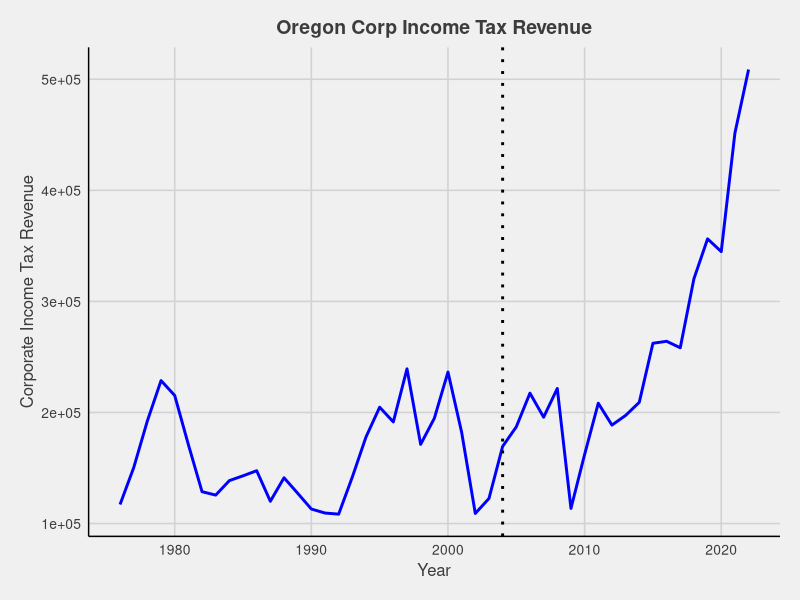
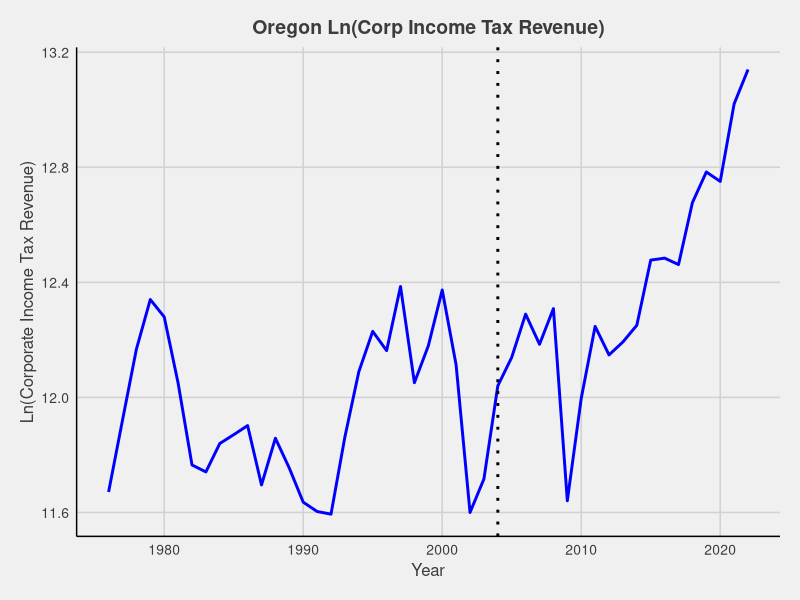
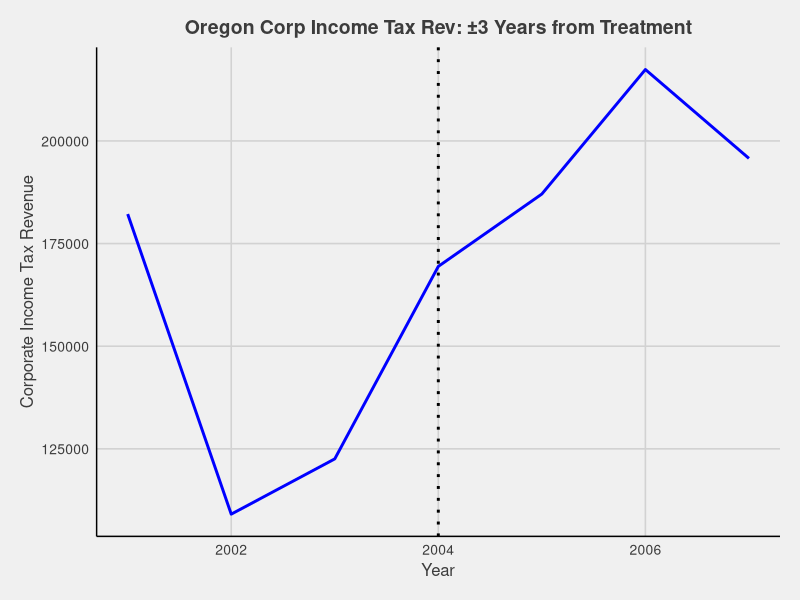
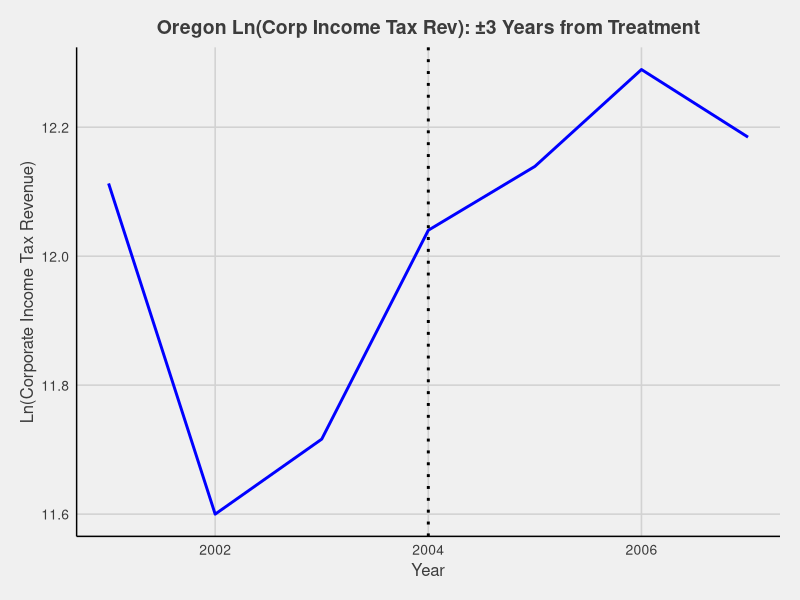
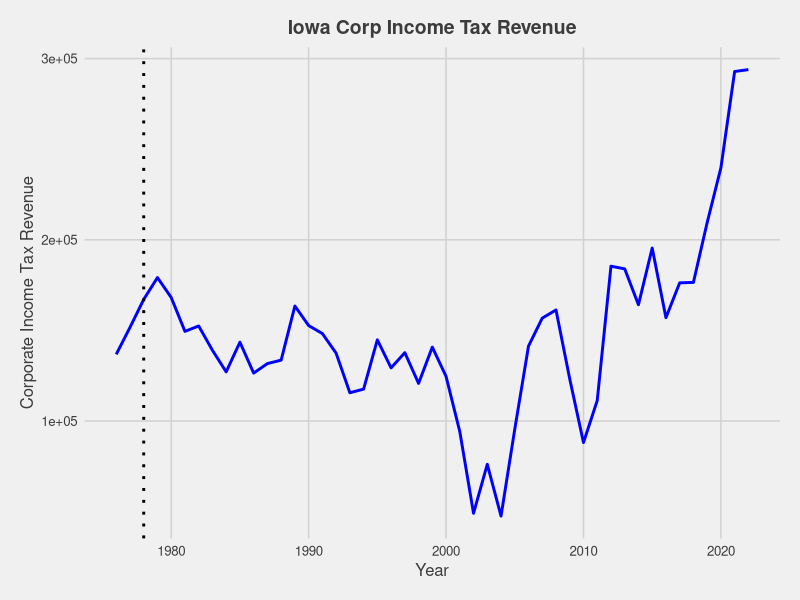
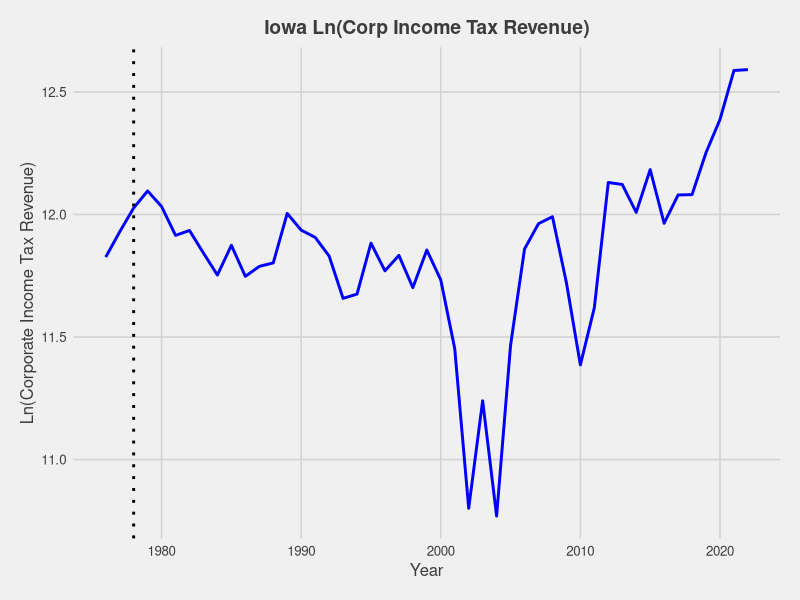
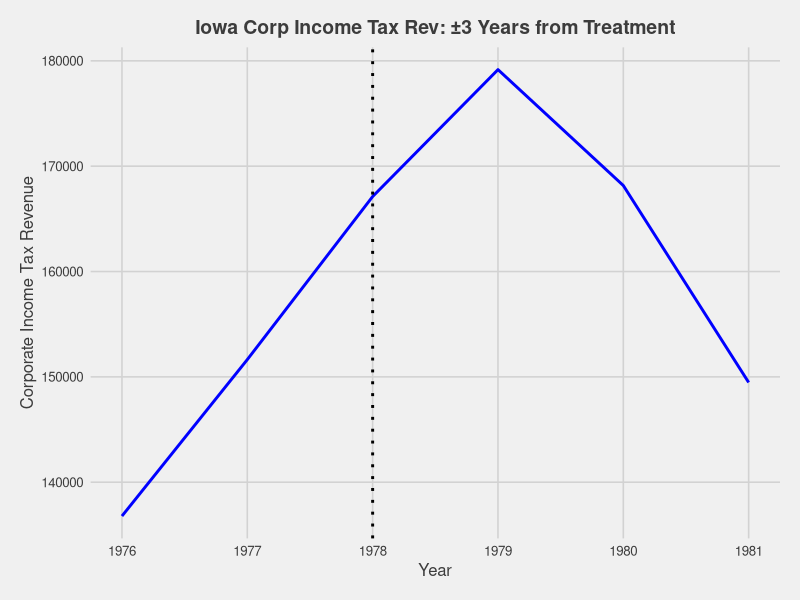
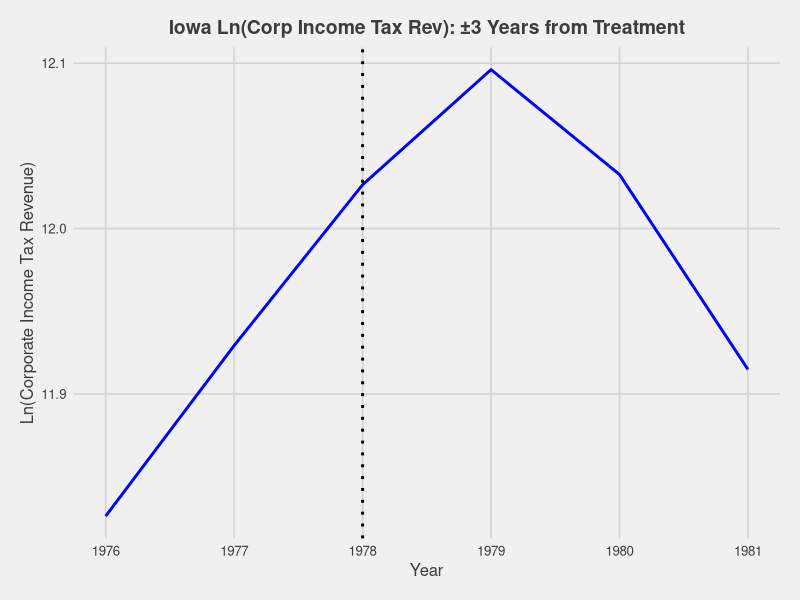

Write the R code that produced these figures, in order. (Note: this script raises an error after producing the figures.)
# 7.1 Descriptive Plots
#Trying to establish Correlations
# Examine via plots four main outcomes: 
# a. Corporate Tax Revenue
# b. Non-corporate tax revenue
# c. tax rates
# d. Proxy Corporate Income.

# Plot it for the individual state, log and un log it with vertical line for treatment

#load packages
library(tidyr)
library(dplyr)
library(tidyverse)
library(lmtest)
library(ggplot2)
library(ggthemes)

# set seed
set.seed(26)
#JMP Directory
setwd("~/Documents/GitHub/ST-Apportionment/job_market_data")

#load data
data <- read.csv("real_log_nci.csv")

#want to create this plot for each state, so will create a loop
#Create base dataframe that has real_cit
filt_data <-data %>%
  select(State_Acronym,year,year_effective,State_Name,real_cit,logRealCitRev,Post)

#Create State Dataframes
#create result list to store dataframe
result_list <- list()
# Make a copy of the original dataframe to work with
original_df <- filt_data
#counter variable, so as loop progresses, drops first state
counter <- 1

#Just trying to create a state specific dataframe for each state
while (TRUE) {
  #Reset to original each start
  df <-filt_data
  # Arrange by year_effective and select the first state for treatment
  df <- df %>% arrange(year_effective)
  #counter variable for running the loop
  if(df$year_effective[counter] >= 2020) {break}
  treatment_state <- df %>% slice(counter) 
  treatment_year <- treatment_state$year_effective
  treatment_state_name <- treatment_state %>% pull(State_Name)
  
  #Just keep the treatment state
  df <- df %>%
    filter(State_Name == treatment_state_name)
  
  # Store the dataframe for this treatment state
  assign(treatment_state_name, df)
  result_list[[treatment_state_name]] <- df
  # Check if the treatment year is 2022 or greater, break
  if (treatment_year >= 2020) {break}
  #increment counter
  counter <-counter + 1
  #empty dataframe break
  if (nrow(df) == 0) {break}
}


# Example state dataframe (replace with the correct one from result_list)
state_df <- result_list[["Oregon"]]  # Adjust for actual list

# Extract treatment year for the state
treatment_year <- unique(state_df$year_effective)  # Should be a single value

# Generate the plot
plot <- ggplot(state_df, aes(x = year, y = real_cit)) +
  geom_line(color = "blue", linewidth = 1) +  # Line plot
  geom_vline(xintercept = treatment_year, linetype = "dotted", color = "black", linewidth = 1) +  # Vertical dashed line
  labs(
    x = "Year",
    y = "Corporate Income Tax Revenue",
    title = paste(state_df$State_Name[1], "Corp Income Tax Revenue")
  ) +
  theme_fivethirtyeight() +
  theme(
    axis.title.x = element_text(size = 12),
    axis.title.y = element_text(size = 12),
    axis.text.x = element_text(size = 10),
    axis.text.y = element_text(size = 10),
    plot.title = element_text(size = 14, face = "bold", hjust = 0.5),
    axis.line = element_line(linewidth = 0.5, colour = "black")
  )

# Display plot
print(plot)

# Generate the plot
logRealCitRev_plot <- ggplot(state_df, aes(x = year, y = logRealCitRev)) +
  geom_line(color = "blue", linewidth = 1) +  # Line plot
  geom_vline(xintercept = treatment_year, linetype = "dotted", color = "black", linewidth = 1) +  # Vertical dashed line
  labs(
    x = "Year",
    y = "Ln(Corporate Income Tax Revenue)",
    title = paste(state_df$State_Name[1], "Ln(Corp Income Tax Revenue)")
  ) +
  theme_fivethirtyeight() +
  theme(
    axis.title.x = element_text(size = 12),
    axis.title.y = element_text(size = 12),
    axis.text.x = element_text(size = 10),
    axis.text.y = element_text(size = 10),
    plot.title = element_text(size = 14, face = "bold", hjust = 0.5),
    axis.line = element_line(linewidth = 0.5, colour = "black")
  )

plot(logRealCitRev_plot)


# Now just 3 years pre and post
# Extract treatment year for the state
treatment_year <- unique(state_df$year_effective)

# Filter data to keep only (treatment_year - 3) to (treatment_year + 3)
state_df_filtered <- state_df %>%
  filter(year >= (treatment_year - 3) & year <= (treatment_year + 3))

# Generate the filtered plot
plot <- ggplot(state_df_filtered, aes(x = year, y = real_cit)) +
  geom_line(color = "blue", linewidth = 1) +  # Line plot
  geom_vline(xintercept = treatment_year, linetype = "dotted", color = "black", linewidth = 1) +  # Vertical dashed line
  labs(
    x = "Year",
    y = "Corporate Income Tax Revenue",
    title = paste(state_df$State_Name[1], "Corp Income Tax Rev: ±3 Years from Treatment")
  ) +
  theme_fivethirtyeight() +
  theme(
    axis.title.x = element_text(size = 12),
    axis.title.y = element_text(size = 12),
    axis.text.x = element_text(size = 10),
    axis.text.y = element_text(size = 10),
    plot.title = element_text(size = 14, face = "bold", hjust = 0.5),
    axis.line = element_line(linewidth = 0.5, colour = "black")
  )

# Display plot
print(plot)


#plot Log 3 year pre and post
# Generate the filtered plot
log_plot3 <- ggplot(state_df_filtered, aes(x = year, y = logRealCitRev)) +
  geom_line(color = "blue", linewidth = 1) +  # Line plot
  geom_vline(xintercept = treatment_year, linetype = "dotted", color = "black", linewidth = 1) +  # Vertical dashed line
  labs(
    x = "Year",
    y = "Ln(Corporate Income Tax Revenue)",
    title = paste(state_df$State_Name[1], "Ln(Corp Income Tax Rev): ±3 Years from Treatment")
  ) +
  theme_fivethirtyeight() +
  theme(
    axis.title.x = element_text(size = 12),
    axis.title.y = element_text(size = 12),
    axis.text.x = element_text(size = 10),
    axis.text.y = element_text(size = 10),
    plot.title = element_text(size = 14, face = "bold", hjust = 0.5),
    axis.line = element_line(linewidth = 0.5, colour = "black")
  )
  
plot(log_plot3)



#__________
# Loop for those 4 plots for each state.

# Create an empty list to store plots
plot_list <- list()

for (state_name in names(result_list)) {
  # Access the dataframe for the current state
  current_df <- result_list[[state_name]]
  
  # Extract treatment year (assumes one per state)
  treatment_year <- unique(current_df$year_effective)
  
  # Add log-transformed Corporate Income Tax Revenue
  current_df <- current_df %>% mutate(logRealCitRev = log(real_cit))
  
  # Filter data for ±3 years from treatment year
  current_df_filtered <- current_df %>%
    filter(year >= (treatment_year - 3) & year <= (treatment_year + 3))
  
  ## ------ PLOT 1: Full Corporate Income Tax Revenue over time ------
  CIT_full <- ggplot(current_df, aes(x = year, y = real_cit)) +
    geom_line(color = "blue", linewidth = 1) +
    geom_vline(xintercept = treatment_year, linetype = "dotted", color = "black", linewidth = 1) +
    labs(
      x = "Year",
      y = "Corporate Income Tax Revenue",
      title = paste(state_name, "Corp Income Tax Revenue")
    ) +
    theme_fivethirtyeight() +
    theme(
      axis.title.x = element_text(size = 12),
      axis.title.y = element_text(size = 12),
      plot.title = element_text(size = 14, face = "bold", hjust = 0.5)
    )
  
  ## ------ PLOT 2: Full Log Corporate Income Tax Revenue over time ------
  LogCIT_full <- ggplot(current_df, aes(x = year, y = logRealCitRev)) +
    geom_line(color = "blue", linewidth = 1) +
    geom_vline(xintercept = treatment_year, linetype = "dotted", color = "black", linewidth = 1) +
    labs(
      x = "Year",
      y = "Ln(Corporate Income Tax Revenue)",
      title = paste(state_name, "Ln(Corp Income Tax Revenue)")
    ) +
    theme_fivethirtyeight() +
    theme(
      axis.title.x = element_text(size = 12),
      axis.title.y = element_text(size = 12),
      plot.title = element_text(size = 14, face = "bold", hjust = 0.5)
    )
  
  ## ------ PLOT 3: ±3 Years from Treatment - Corporate Income Tax Revenue ------
  CIT_3yr <- ggplot(current_df_filtered, aes(x = year, y = real_cit)) +
    geom_line(color = "blue", linewidth = 1) +
    geom_vline(xintercept = treatment_year, linetype = "dotted", color = "black", linewidth = 1) +
    labs(
      x = "Year",
      y = "Corporate Income Tax Revenue",
      title = paste(state_name, "Corp Income Tax Rev: ±3 Years from Treatment")
    ) +
    theme_fivethirtyeight() +
    theme(
      axis.title.x = element_text(size = 12),
      axis.title.y = element_text(size = 12),
      plot.title = element_text(size = 14, face = "bold", hjust = 0.5)
    )
  
  ## ------ PLOT 4: ±3 Years from Treatment - Log Corporate Income Tax Revenue ------
  LogCIT_3yr <- ggplot(current_df_filtered, aes(x = year, y = logRealCitRev)) +
    geom_line(color = "blue", linewidth = 1) +
    geom_vline(xintercept = treatment_year, linetype = "dotted", color = "black", linewidth = 1) +
    labs(
      x = "Year",
      y = "Ln(Corporate Income Tax Revenue)",
      title = paste(state_name, "Ln(Corp Income Tax Rev): ±3 Years from Treatment")
    ) +
    theme_fivethirtyeight() +
    theme(
      axis.title.x = element_text(size = 12),
      axis.title.y = element_text(size = 12),
      plot.title = element_text(size = 14, face = "bold", hjust = 0.5)
    )
  
  # Store plots in a named list under the state key
  plot_list[[state_name]] <- list(
    "CIT_full" = CIT_full,
    "LogCIT_full" = LogCIT_full,
    "CIT_3yr" = CIT_3yr,
    "LogCIT_3yr" = LogCIT_3yr
  )
  
  ggsave(filename = paste0(state_name, "_real_CIT_full.png"), plot = CIT_full, width = 6.5, height = 3.75)
  ggsave(filename = paste0(state_name, "_real_LogCIT_full.png"), plot = LogCIT_full, width = 6.5, height = 3.75)
  ggsave(filename = paste0(state_name, "_real_CIT_3yr.png"), plot = CIT_3yr, width = 6.5, height = 3.75)
  ggsave(filename = paste0(state_name, "_real_LogCIT_3yr.png"), plot = LogCIT_3yr, width = 6.5, height = 3.75)
  
}

# Example: Display plots for a specific state (e.g., "Oregon")
print(plot_list[["Oregon"]][["CIT_full"]])  # Full CIT plot for Oregon
print(plot_list[["Oregon"]][["LogCIT_full"]])  # Full Log CIT plot for Oregon
print(plot_list[["Oregon"]][["CIT_3yr"]])  # ±3 Year CIT plot for Oregon
print(plot_list[["Oregon"]][["LogCIT_3yr"]])  # ±3 Year Log CIT plot for Oregon



# Non-corporate tax Revenue
NC_data <- data %>%
  mutate(NCTR = TOTLTAX - CORPINCTX) %>%
  mutate(real_NCTR = (NCTR / CPI_def) * 100) %>%
  mutate(log_RNCTR = log(real_NCTR))


# Filter data
#want to create this plot for each state, so will create a loop
#Create base dataframe that has real_cit
filt_data <-NC_data %>%
  select(State_Acronym,year,year_effective,State_Name,real_NCTR,log_RNCTR,Post)

#Create State Dataframes
#create result list to store dataframe
result_list <- list()
# Make a copy of the original dataframe to work with
original_df <- filt_data
#counter variable, so as loop progresses, drops first state
counter <- 1

#Just trying to create a state specific dataframe for each state
while (TRUE) {
  #Reset to original each start
  df <-filt_data
  # Arrange by year_effective and select the first state for treatment
  df <- df %>% arrange(year_effective)
  #counter variable for running the loop
  if(df$year_effective[counter] >= 2020) {break}
  treatment_state <- df %>% slice(counter) 
  treatment_year <- treatment_state$year_effective
  treatment_state_name <- treatment_state %>% pull(State_Name)
  
  #Just keep the treatment state
  df <- df %>%
    filter(State_Name == treatment_state_name)
  
  # Store the dataframe for this treatment state
  assign(treatment_state_name, df)
  result_list[[treatment_state_name]] <- df
  # Check if the treatment year is 2022 or greater, break
  if (treatment_year >= 2020) {break}
  #increment counter
  counter <-counter + 1
  #empty dataframe break
  if (nrow(df) == 0) {break}
}


### Loop to produce plots for Non corporate Revenue


# Create an empty list to store plots for Real Non-Corporate Tax Revenue
real_NCTR_plots <- list()

for (state_name in names(result_list)) {
  # Access the dataframe for the current state
  current_df <- result_list[[state_name]]
  
  # Extract treatment year (assumes one per state)
  treatment_year <- unique(current_df$year_effective)
  
  # Ensure log transformation does not include negative/zero values
  current_df <- current_df %>%
    mutate(log_RNCTR = ifelse(real_NCTR > 0, log(real_NCTR), NA))
  
  # Filter data for ±3 years from treatment year
  current_df_filtered <- current_df %>%
    filter(year >= (treatment_year - 3) & year <= (treatment_year + 3))
  
  ## ------ PLOT 1: Full Real Non-Corporate Tax Revenue over time ------
  real_NCTR_full <- ggplot(current_df, aes(x = year, y = real_NCTR)) +
    geom_line(color = "blue", linewidth = 1) +
    geom_vline(xintercept = treatment_year, linetype = "dotted", color = "black", linewidth = 1) +
    labs(
      x = "Year",
      y = "Real Non-Corp Tax Revenue",
      title = paste(state_name, "Real Non-Corp Tax Revenue")
    ) +
    theme_fivethirtyeight() +
    theme(
      axis.title.x = element_text(size = 12),
      axis.title.y = element_text(size = 12),
      plot.title = element_text(size = 14, face = "bold", hjust = 0.5)
    )
  
  ## ------ PLOT 2: Full Log Real Non-Corporate Tax Revenue over time ------
  log_real_NCTR_full <- ggplot(current_df, aes(x = year, y = log_RNCTR)) +
    geom_line(color = "blue", linewidth = 1) +
    geom_vline(xintercept = treatment_year, linetype = "dotted", color = "black", linewidth = 1) +
    labs(
      x = "Year",
      y = "Ln(Real Non-Corp Tax Revenue)",
      title = paste(state_name, "Ln(Real Non-Corp Tax Revenue)")
    ) +
    theme_fivethirtyeight() +
    theme(
      axis.title.x = element_text(size = 12),
      axis.title.y = element_text(size = 12),
      plot.title = element_text(size = 14, face = "bold", hjust = 0.5)
    )
  
  ## ------ PLOT 3: ±3 Years from Treatment - Real Non-Corporate Tax Revenue ------
  real_NCTR_3yr <- ggplot(current_df_filtered, aes(x = year, y = real_NCTR)) +
    geom_line(color = "blue", linewidth = 1) +
    geom_vline(xintercept = treatment_year, linetype = "dotted", color = "black", linewidth = 1) +
    labs(
      x = "Year",
      y = "Real Non-Corp Tax Revenue",
      title = paste(state_name, "Real Non-Corp Tax Rev: ±3 Years from Treatment")
    ) +
    theme_fivethirtyeight() +
    theme(
      axis.title.x = element_text(size = 12),
      axis.title.y = element_text(size = 12),
      plot.title = element_text(size = 14, face = "bold", hjust = 0.5)
    )
  
  ## ------ PLOT 4: ±3 Years from Treatment - Log Real Non-Corporate Tax Revenue ------
  log_real_NCTR_3yr <- ggplot(current_df_filtered, aes(x = year, y = log_RNCTR)) +
    geom_line(color = "blue", linewidth = 1) +
    geom_vline(xintercept = treatment_year, linetype = "dotted", color = "black", linewidth = 1) +
    labs(
      x = "Year",
      y = "Ln(Real Non-Corp Tax Revenue)",
      title = paste(state_name, "Ln(Real Non-Corp Tax Rev): ±3 Years from Treatment")
    ) +
    theme_fivethirtyeight() +
    theme(
      axis.title.x = element_text(size = 12),
      axis.title.y = element_text(size = 12),
      plot.title = element_text(size = 14, face = "bold", hjust = 0.5)
    )
  
  # Store plots in a named list under the state key
  real_NCTR_plots[[state_name]] <- list(
    "RealNCTR_full" = real_NCTR_full,
    "LogRealNCTR_full" = log_real_NCTR_full,
    "RealNCTR_3yr" = real_NCTR_3yr,
    "LogRealNCTR_3yr" = log_real_NCTR_3yr
  )

  ggsave(filename = paste0(state_name, "_RealNCTR_full.png"), plot = real_NCTR_full, width = 6.5, height = 3.75)
  ggsave(filename = paste0(state_name, "_LogRealNCTR_full.png"), plot = log_real_NCTR_full, width = 6.5, height = 3.75)
  ggsave(filename = paste0(state_name, "_RealNCTR_3yr.png"), plot = real_NCTR_3yr, width = 6.5, height = 3.75)
  ggsave(filename = paste0(state_name, "_LogRealNCTR_3yr.png"), plot = log_real_NCTR_3yr, width = 6.5, height = 3.75)
  
}


### Part 3 Plot Tax Rates by State- over full time period and pre/post 3 years
#Create base dataframe that has real_cit
filt_data <-data %>%
  select(State_Acronym,year,year_effective,State_Name,rates,Post)

#Create State Dataframes
#create result list to store dataframe
result_list <- list()
# Make a copy of the original dataframe to work with
original_df <- filt_data
#counter variable, so as loop progresses, drops first state
counter <- 1

#Just trying to create a state specific dataframe for each state
while (TRUE) {
  #Reset to original each start
  df <-filt_data
  # Arrange by year_effective and select the first state for treatment
  df <- df %>% arrange(year_effective)
  #counter variable for running the loop
  if(df$year_effective[counter] >= 2020) {break}
  treatment_state <- df %>% slice(counter) 
  treatment_year <- treatment_state$year_effective
  treatment_state_name <- treatment_state %>% pull(State_Name)
  
  #Just keep the treatment state
  df <- df %>%
    filter(State_Name == treatment_state_name)
  
  # Store the dataframe for this treatment state
  assign(treatment_state_name, df)
  result_list[[treatment_state_name]] <- df
  # Check if the treatment year is 2022 or greater, break
  if (treatment_year >= 2020) {break}
  #increment counter
  counter <-counter + 1
  #empty dataframe break
  if (nrow(df) == 0) {break}
}

##Loop for rates only includes over time and pre/post 3 years

# Create an empty list to store Tax Rates plots
tax_rate_plots <- list()

for (state_name in names(result_list)) {
  # Access the dataframe for the current state
  current_df <- result_list[[state_name]]
  
  # Extract treatment year (assumes one per state)
  treatment_year <- unique(current_df$year_effective)
  
  # Filter data for ±3 years from treatment year
  current_df_filtered <- current_df %>%
    filter(year >= (treatment_year - 3) & year <= (treatment_year + 3))
  
  ## ------ PLOT 1: Full Tax Rates over time ------
  TaxRates_full <- ggplot(current_df, aes(x = year, y = rates)) +
    geom_line(color = "red", linewidth = 1) +
    geom_vline(xintercept = treatment_year, linetype = "dotted", color = "black", linewidth = 1) +
    labs(
      x = "Year",
      y = "Tax Rates",
      title = paste(state_name, "Tax Rates")
    ) +
    theme_fivethirtyeight() +
    theme(
      axis.title.x = element_text(size = 12),
      axis.title.y = element_text(size = 12),
      plot.title = element_text(size = 14, face = "bold", hjust = 0.5)
    )
  
  ## ------ PLOT 2: ±3 Years from Treatment - Tax Rates ------
  TaxRates_3yr <- ggplot(current_df_filtered, aes(x = year, y = rates)) +
    geom_line(color = "red", linewidth = 1) +
    geom_vline(xintercept = treatment_year, linetype = "dotted", color = "black", linewidth = 1) +
    labs(
      x = "Year",
      y = "Tax Rates",
      title = paste(state_name, "Tax Rates: ±3 Years from Treatment")
    ) +
    theme_fivethirtyeight() +
    theme(
      axis.title.x = element_text(size = 12),
      axis.title.y = element_text(size = 12),
      plot.title = element_text(size = 14, face = "bold", hjust = 0.5)
    )
  
  # Store plots in a named list under the state key
  tax_rate_plots[[state_name]] <- list(
    "TaxRates_full" = TaxRates_full,
    "TaxRates_3yr" = TaxRates_3yr
  )
  ggsave(filename = paste0(state_name, "_TaxRates_full.png"), plot = TaxRates_full, width = 6.5, height = 3.75)
  ggsave(filename = paste0(state_name, "_TaxRates_3yr.png"), plot = TaxRates_3yr, width = 6.5, height = 3.75)
  
}

# Example: Display plots for a specific state (e.g., "Oregon")
print(tax_rate_plots[["Oregon"]][["TaxRates_full"]])  # Full Tax Rates plot for Oregon
print(tax_rate_plots[["Oregon"]][["TaxRates_3yr"]])  # ±3 Year Tax Rates plot for Oregon


### Part 4 Plot Proxy Corporate Income over full time period, pre/post, and log
# Filter data
#want to create this plot for each state, so will create a loop
#Create base dataframe that has real_cit
filt_data <-data %>%
  select(State_Acronym,year,year_effective,State_Name,real_ci,real_log_nci,Post)

#Create State Dataframes
#create result list to store dataframe
result_list <- list()
# Make a copy of the original dataframe to work with
original_df <- filt_data
#counter variable, so as loop progresses, drops first state
counter <- 1

#Just trying to create a state specific dataframe for each state
while (TRUE) {
  #Reset to original each start
  df <-filt_data
  # Arrange by year_effective and select the first state for treatment
  df <- df %>% arrange(year_effective)
  #counter variable for running the loop
  if(df$year_effective[counter] >= 2020) {break}
  treatment_state <- df %>% slice(counter) 
  treatment_year <- treatment_state$year_effective
  treatment_state_name <- treatment_state %>% pull(State_Name)
  
  #Just keep the treatment state
  df <- df %>%
    filter(State_Name == treatment_state_name)
  
  # Store the dataframe for this treatment state
  assign(treatment_state_name, df)
  result_list[[treatment_state_name]] <- df
  # Check if the treatment year is 2022 or greater, break
  if (treatment_year >= 2020) {break}
  #increment counter
  counter <-counter + 1
  #empty dataframe break
  if (nrow(df) == 0) {break}
}

# Loop for Proxy Corporate Income

# Create an empty list to store plots for Real Naive Corporate Income
real_NCI_plots <- list()

for (state_name in names(result_list)) {
  # Access the dataframe for the current state
  current_df <- result_list[[state_name]]
  
  # Extract treatment year (assumes one per state)
  treatment_year <- unique(current_df$year_effective)
  
  # Ensure log transformation does not include negative/zero values
  current_df <- current_df %>%
    mutate(real_log_nci = ifelse(real_ci > 0, log(real_ci), NA))
  
  # Filter data for ±3 years from treatment year
  current_df_filtered <- current_df %>%
    filter(year >= (treatment_year - 3) & year <= (treatment_year + 3))
  
  ## ------ PLOT 1: Full Real Naive Corporate Income over time ------
  real_NCI_full <- ggplot(current_df, aes(x = year, y = real_ci)) +
    geom_line(color = "blue", linewidth = 1) +
    geom_vline(xintercept = treatment_year, linetype = "dotted", color = "black", linewidth = 1) +
    labs(
      x = "Year",
      y = "Real Naive Corporate Income",
      title = paste(state_name, "Real Naive Corporate Income")
    ) +
    theme_fivethirtyeight() +
    theme(
      axis.title.x = element_text(size = 12),
      axis.title.y = element_text(size = 12),
      plot.title = element_text(size = 14, face = "bold", hjust = 0.5)
    )
  
  ## ------ PLOT 2: Full Log Real Naive Corporate Income over time ------
  log_real_NCI_full <- ggplot(current_df, aes(x = year, y = real_log_nci)) +
    geom_line(color = "blue", linewidth = 1) +
    geom_vline(xintercept = treatment_year, linetype = "dotted", color = "black", linewidth = 1) +
    labs(
      x = "Year",
      y = "Ln(Real Naive Corporate Income)",
      title = paste(state_name, "Ln(Real Naive Corporate Income)")
    ) +
    theme_fivethirtyeight() +
    theme(
      axis.title.x = element_text(size = 12),
      axis.title.y = element_text(size = 12),
      plot.title = element_text(size = 14, face = "bold", hjust = 0.5)
    )
  
  ## ------ PLOT 3: ±3 Years from Treatment - Real Naive Corporate Income ------
  real_NCI_3yr <- ggplot(current_df_filtered, aes(x = year, y = real_ci)) +
    geom_line(color = "blue", linewidth = 1) +
    geom_vline(xintercept = treatment_year, linetype = "dotted", color = "black", linewidth = 1) +
    labs(
      x = "Year",
      y = "Real Naive Corporate Income",
      title = paste(state_name, "Real Naive Corp Inc: ±3 Years from Treatment")
    ) +
    theme_fivethirtyeight() +
    theme(
      axis.title.x = element_text(size = 12),
      axis.title.y = element_text(size = 12),
      plot.title = element_text(size = 14, face = "bold", hjust = 0.5)
    )
  
  ## ------ PLOT 4: ±3 Years from Treatment - Log Real Naive Corporate Income ------
  log_real_NCI_3yr <- ggplot(current_df_filtered, aes(x = year, y = real_log_nci)) +
    geom_line(color = "blue", linewidth = 1) +
    geom_vline(xintercept = treatment_year, linetype = "dotted", color = "black", linewidth = 1) +
    labs(
      x = "Year",
      y = "Ln(Real Naive Corporate Income)",
      title = paste(state_name, "Ln(Real Naive Corp Inc): ±3 Years from Treatment")
    ) +
    theme_fivethirtyeight() +
    theme(
      axis.title.x = element_text(size = 12),
      axis.title.y = element_text(size = 12),
      plot.title = element_text(size = 14, face = "bold", hjust = 0.5)
    )
  
  # Store plots in a named list under the state key
  real_NCI_plots[[state_name]] <- list(
    "RealNCI_full" = real_NCI_full,
    "LogRealNCI_full" = log_real_NCI_full,
    "RealNCI_3yr" = real_NCI_3yr,
    "LogRealNCI_3yr" = log_real_NCI_3yr
  )
  ggsave(filename = paste0(state_name, "_RealNCI_full.png"), plot = real_NCI_full, width = 6.5, height = 3.75)
  ggsave(filename = paste0(state_name, "_LogRealNCI_full.png"), plot = log_real_NCI_full, width = 6.5, height = 3.75)
  ggsave(filename = paste0(state_name, "_RealNCI_3yr.png"), plot = real_NCI_3yr, width = 6.5, height = 3.75)
  ggsave(filename = paste0(state_name, "_LogRealNCI_3yr.png"), plot = log_real_NCI_3yr, width = 6.5, height = 3.75)
  
}

# Example: Display plots for a specific state (e.g., "Oregon")
print(real_NCI_plots[["Oregon"]][["RealNCI_full"]])  # Full Real Naive Corporate Income plot for Oregon
print(real_NCI_plots[["Oregon"]][["LogRealNCI_full"]])  # Full Log Real Naive Corporate Income plot for Oregon
print(real_NCI_plots[["Oregon"]][["RealNCI_3yr"]])  # ±3 Year Real Naive Corporate Income plot for Oregon
print(real_NCI_plots[["Oregon"]][["LogRealNCI_3yr"]])  # ±3 Year Log Real Naive Corporate Income plot for Oregon

